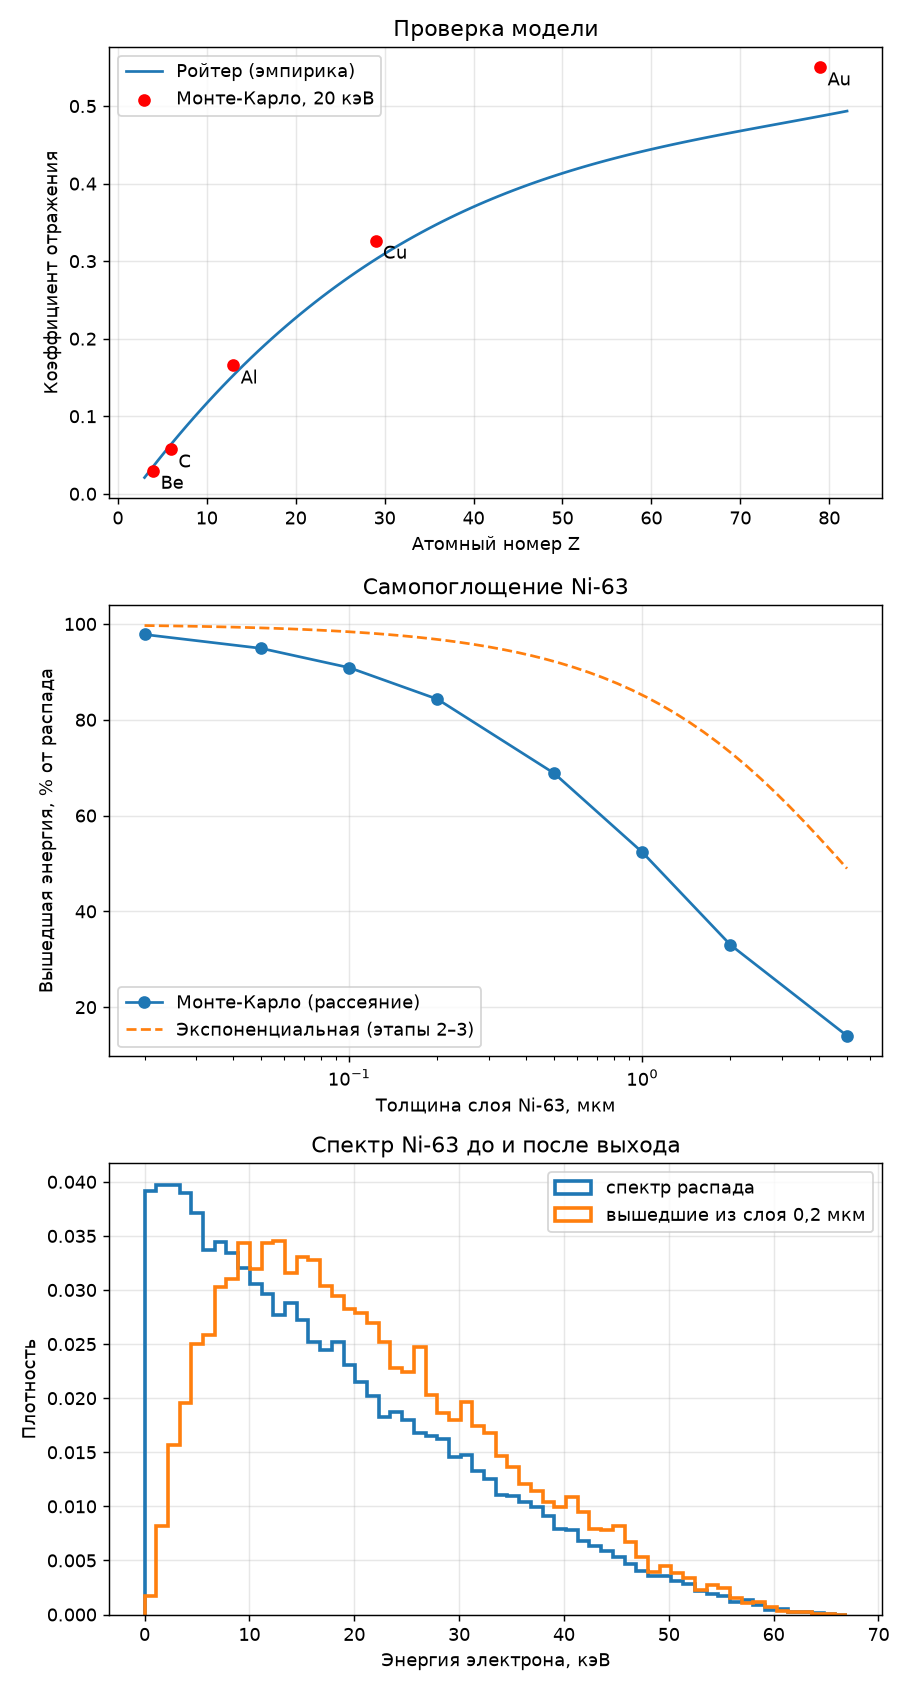

Reproduce this figure in Python.
"""
Этап 5 (вариант А): Монте-Карло переноса электронов вместо прямолинейной модели.

Модель одиночного рассеяния Джоя (D.C. Joy, «Monte Carlo Modeling for Electron
Microscopy and Microanalysis», 1995):
  • упругое рассеяние — экранированный Резерфорд с релятивистской поправкой;
  • потери энергии — формула Бете с модификацией Джоя–Луо (корректна при малых E);
  • каждое столкновение разыгрывается отдельно, траектории трёхмерные.
Применимость: ~0,5–100 кэВ, т.е. весь спектр Ni-63 (Emax 66,9 кэВ).

Что делаем:
  1. Проверка: коэффициент отражения η_bs(Z) против эмпирической формулы Ройтера.
  2. Выход энергии из слоя Ni-63 (с подложкой и без) против моделей этапов 2–4.
  3. Отражение от коллектора при реальных энергиях посадки.
  4. Пересчёт полного КПД прямого преобразования для Ni-63.
"""
import numpy as np
import matplotlib
matplotlib.use("Agg")
import matplotlib.pyplot as plt
from direct_conversion import beta_spectrum, collector

rng = np.random.default_rng(7)
NA = 6.022e23
E_CUT = 0.5                                        # кэВ, ниже — электрон поглощён

MAT = {"C": dict(Z=6, A=12.01, rho=2.26), "Be": dict(Z=4, A=9.01, rho=1.85),
       "Al": dict(Z=13, A=26.98, rho=2.70), "Ni": dict(Z=28, A=63.0, rho=8.9),
       "Cu": dict(Z=29, A=63.55, rho=8.96), "Au": dict(Z=79, A=196.97, rho=19.3)}
for m in MAT.values():
    m["J"] = (9.76*m["Z"] + 58.5*m["Z"]**-0.19)*1e-3    # кэВ, средний потенциал ионизации
    m["N"] = NA*m["rho"]/m["A"]                          # атомов/см³

def reuter(Z):
    return -0.0254 + 0.016*Z - 1.86e-4*Z**2 + 8.3e-7*Z**3

def transport(E, z, w, layers):
    """Перенос пачки электронов через плоские слои [(z0, z1, материал), ...] (мкм),
    вне слоёв — вакуум. E — кэВ, z — мкм, w — (n,3) единичные направления.
    Возвращает энергию, cos угла к оси z и сторону выхода (-1 / +1) вышедших электронов."""
    zb = np.array([l[0] for l in layers] + [layers[-1][1]])
    mats = [MAT[l[2]] for l in layers]
    Zs = np.array([m["Z"] for m in mats]); As = np.array([m["A"] for m in mats])
    rhos = np.array([m["rho"] for m in mats]); Js = np.array([m["J"] for m in mats])
    Ns = np.array([m["N"] for m in mats])
    E, z, w = E.copy(), z.copy(), w.copy()
    outE, outc, outs = [], [], []
    alive = np.arange(len(E))
    for _ in range(200000):
        if alive.size == 0:
            break
        e, zz, ww = E[alive], z[alive], w[alive]
        k = np.clip(np.searchsorted(zb, zz, side="right") - 1, 0, len(layers) - 1)
        Z, A, rho, J, N = Zs[k], As[k], rhos[k], Js[k], Ns[k]
        a = 3.4e-3*Z**0.67/e                                            # экранирование
        sig = 5.21e-21*Z**2/e**2*4*np.pi/(a*(1 + a))*((e + 511)/(e + 1024))**2
        lam = 1e4/(N*sig)                                               # мкм
        s = -lam*np.log(rng.random(e.size))
        # не пересекаем границу слоя за один шаг
        lo, hi = zb[k], zb[k + 1]
        dz = ww[:, 2]
        to_b = np.where(dz > 0, (hi - zz)/np.maximum(dz, 1e-12),
                        np.where(dz < 0, (lo - zz)/np.minimum(dz, -1e-12), np.inf))
        cross = to_b < s
        s = np.where(cross, to_b + 1e-7, s)
        # потери энергии (Бете, Джой–Луо), кэВ/мкм
        dEds = 7.85e4*rho*Z/(A*e)*np.log(1.166*(e + 0.85*J)/J)*1e-4
        e = e - dEds*s
        zz = zz + ww[:, 2]*s
        # упругое рассеяние (только если шаг закончился внутри слоя)
        sc = ~cross
        if sc.any():
            R = rng.random(sc.sum()); aa = a[sc]
            ct = 1 - 2*aa*R/(1 + aa - R); st = np.sqrt(np.clip(1 - ct**2, 0, 1))
            ph = 2*np.pi*rng.random(sc.sum())
            u = ww[sc]
            # поворот направления на (θ, φ)
            ref = np.where(np.abs(u[:, 2:3]) < 0.9, [[0, 0, 1]], [[1, 0, 0]])
            p1 = np.cross(u, ref); p1 /= np.linalg.norm(p1, axis=1, keepdims=True)
            p2 = np.cross(u, p1)
            ww[sc] = (u*ct[:, None] + (p1*np.cos(ph)[:, None] + p2*np.sin(ph)[:, None])*st[:, None])
        E[alive], z[alive], w[alive] = e, zz, ww
        out = (zz < zb[0]) | (zz > zb[-1])
        dead = (e < E_CUT) & ~out
        if out.any():
            outE.append(e[out]); outc.append(np.abs(ww[out, 2])); outs.append(np.sign(zz[out] - zb[0]))
        alive = alive[~(out | dead)]
    cat = lambda x: np.concatenate(x) if x else np.array([])
    return cat(outE), cat(outc), cat(outs)

def iso_dirs(n):
    c = rng.uniform(-1, 1, n); p = 2*np.pi*rng.random(n); s = np.sqrt(1 - c**2)
    return np.stack([s*np.cos(p), s*np.sin(p), c], axis=1)

def backscatter(mat, E0, n=4000):
    """Нормальное падение на толстую мишень: доля отражённых по числу и по энергии."""
    R = 50.0
    w = np.tile([0.0, 0.0, 1.0], (n, 1))
    E, c, side = transport(np.full(n, float(E0)), np.full(n, 1e-6), w, [(0, R, mat)])
    b = side < 0
    return b.sum()/n, E[b].sum()/(n*E0)

def source_escape(t, n=20000, substrate=None):
    """Слой Ni-63 толщиной t мкм (опционально на подложке (материал, толщина)).
    Возвращает долю энергии распада, вышедшую наружу, и вышедшие энергии и cos."""
    E0 = beta_spectrum(66.9, 29, n)
    z = rng.random(n)*t
    layers = [(0.0, t, "Ni")]
    if substrate:
        layers.append((t, t + substrate[1], substrate[0]))
    E, c, _ = transport(E0, z, iso_dirs(n), layers)
    return E.sum()/E0.sum(), E, c, E0.sum()

if __name__ == "__main__":
    # --- 1. Проверка модели по отражению
    print("=== 1. Проверка: коэффициент отражения η_bs (нормальное падение, 20 кэВ)")
    print(f"{'мат.':5}{'Z':>4}{'MC':>8}{'Ройтер':>9}   доля энергии (MC)")
    val = {}
    for m in ["Be", "C", "Al", "Cu", "Au"]:
        nb, eb = backscatter(m, 20)
        val[m] = nb
        print(f"{m:5}{MAT[m]['Z']:4}{nb:8.3f}{reuter(MAT[m]['Z']):9.3f}   {eb:.3f}")

    # --- 2. Выход энергии из слоя Ni-63
    mu = 17*0.0669**-1.14*8.9*1e-4                     # 1/мкм, модель этапов 2–3
    print("\n=== 2. Выход энергии из свободного слоя Ni-63 (обе грани)")
    print(f"{'t,мкм':>7}{'MC':>8}{'экспон.(эт.2-3)':>17}")
    ts = [0.02, 0.05, 0.1, 0.2, 0.5, 1, 2, 5]
    esc_mc = []
    for t in ts:
        f, *_ = source_escape(t, n=8000)
        esc_mc.append(f)
        print(f"{t:7.2f}{f*100:7.1f}%{(1 - np.exp(-mu*t))/(mu*t)*100:15.1f}%")

    print("\n=== 2б. Слой 0,2 мкм на подложке (электроны сквозь подложку тоже считаются)")
    for sub in [None, ("C", 0.1), ("C", 1.0), ("Ni", 1.0), ("Au", 1.0)]:
        f, *_ = source_escape(0.2, n=8000, substrate=sub)
        print(f"  подложка {str(sub):14}: выход {f*100:5.1f}%")

    # --- 3. Отражение от коллектора при энергии посадки
    print("\n=== 3. Отражение от коллектора (доля по числу) от энергии посадки")
    Eland = np.array([1, 2, 5, 10, 20, 40])
    bs_tab = {m: np.array([backscatter(m, e, n=2500)[0] for e in Eland]) for m in ["Be", "C", "Cu"]}
    for m, v in bs_tab.items():
        print(f"  {m:3}: " + "  ".join(f"{e} кэВ: {x:.3f}" for e, x in zip(Eland, v)))

    # --- 4. Полный КПД для Ni-63, сферическая схема
    print("\n=== 4. Ni-63, слой 0,2 мкм, сферическая схема: пересчёт КПД")
    f, E, c, Etot = source_escape(0.2, n=30000)
    q = np.ones_like(E)
    for Nst in [1, 5, 20]:
        got, V = collector(E, q, Nst)
        V = np.sort(V)
        # энергия посадки: электрон с энергией E садится на самый высокий V_k ≤ E
        k = np.searchsorted(V, E, side="right") - 1
        land = E - V[np.clip(k, 0, None)]
        ok = k >= 0
        loss = {}
        for m in ["Be", "C", "Cu"]:
            p_bs = np.interp(land[ok], Eland, bs_tab[m])
            loss[m] = (p_bs*V[k[ok]]).sum()/got     # отражённый электрон уносит заряд обратно
        eta = got/Etot
        print(f"  N={Nst:2}: выход×коллектор = {eta*100:5.1f}%; потери на отражение: "
              + ", ".join(f"{m} {loss[m]*100:4.1f}%" for m in loss)
              + f"; итог (C, утечки 0,99, кВ→В 0,90) = {eta*(1 - loss['C'])*0.99*0.90*100:4.1f}%")

    # --- графики
    fig, ax = plt.subplots(3, 1, figsize=(7, 13))
    Zs = np.linspace(3, 82, 100)
    ax[0].plot(Zs, reuter(Zs), label="Ройтер (эмпирика)")
    ax[0].scatter([MAT[m]["Z"] for m in val], list(val.values()), c="r", zorder=5, label="Монте-Карло, 20 кэВ")
    for m in val:
        ax[0].annotate(m, (MAT[m]["Z"], val[m]), xytext=(4, -10), textcoords="offset points")
    ax[0].set_xlabel("Атомный номер Z"); ax[0].set_ylabel("Коэффициент отражения")
    ax[0].set_title("Проверка модели"); ax[0].grid(alpha=.3); ax[0].legend()

    tt = np.geomspace(0.02, 5, 50)
    ax[1].plot(ts, np.array(esc_mc)*100, "o-", label="Монте-Карло (рассеяние)")
    ax[1].plot(tt, (1 - np.exp(-mu*tt))/(mu*tt)*100, "--", label="Экспоненциальная (этапы 2–3)")
    ax[1].set_xscale("log"); ax[1].set_xlabel("Толщина слоя Ni-63, мкм")
    ax[1].set_ylabel("Вышедшая энергия, % от распада"); ax[1].set_title("Самопоглощение Ni-63")
    ax[1].grid(alpha=.3); ax[1].legend()

    ax[2].hist(beta_spectrum(66.9, 29, 30000), bins=60, range=(0, 67), density=True, histtype="step", lw=2, label="спектр распада")
    ax[2].hist(E, bins=60, range=(0, 67), density=True, histtype="step", lw=2, label="вышедшие из слоя 0,2 мкм")
    ax[2].set_xlabel("Энергия электрона, кэВ"); ax[2].set_ylabel("Плотность")
    ax[2].set_title("Спектр Ni-63 до и после выхода"); ax[2].grid(alpha=.3); ax[2].legend()
    plt.tight_layout(); plt.savefig("mc_electrons.png", dpi=130)
